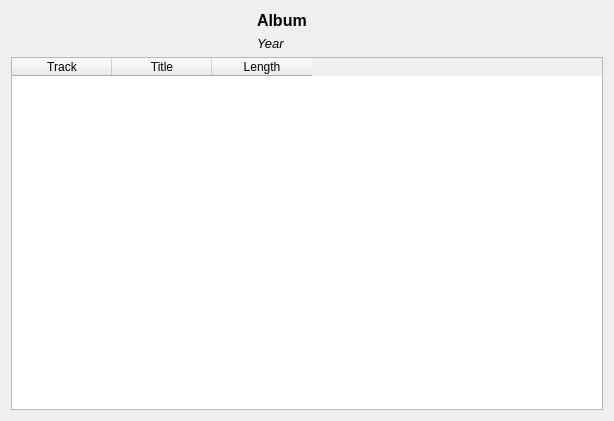
<ui version="4.0" >
 <class>trackListDlgUI</class>
 <widget class="QWidget" name="trackListDlgUI" >
  <property name="geometry" >
   <rect>
    <x>0</x>
    <y>0</y>
    <width>614</width>
    <height>421</height>
   </rect>
  </property>
  <property name="minimumSize" >
   <size>
    <width>600</width>
    <height>400</height>
   </size>
  </property>
  <property name="windowTitle" >
   <string>KsCD - TrackList</string>
  </property>
  <property name="autoFillBackground" >
   <bool>false</bool>
  </property>
  <layout class="QVBoxLayout" name="verticalLayout_2" >
   <item>
    <layout class="QHBoxLayout" name="horizontalLayout_2" >
     <item>
      <layout class="QHBoxLayout" name="horizontalLayout" >
       <item>
        <spacer name="horizontalSpacer" >
         <property name="orientation" >
          <enum>Qt::Horizontal</enum>
         </property>
         <property name="sizeHint" stdset="0" >
          <size>
           <width>88</width>
           <height>20</height>
          </size>
         </property>
        </spacer>
       </item>
       <item>
        <layout class="QVBoxLayout" name="verticalLayout" >
         <item>
          <widget class="QLabel" name="albumLbl" >
           <property name="text" >
            <string>&lt;html>&lt;head>&lt;meta name="qrichtext" content="1" />&lt;style type="text/css">
p, li { white-space: pre-wrap; }
&lt;/style>&lt;/head>&lt;body style=" font-family:'Sans Serif'; font-size:10pt; font-weight:400; font-style:normal;">
&lt;p style=" margin-top:0px; margin-bottom:0px; margin-left:0px; margin-right:0px; -qt-block-indent:0; text-indent:0px;">&lt;span style=" font-size:12pt; font-weight:600;">Album&lt;/span>&lt;/p>&lt;/body>&lt;/html></string>
           </property>
          </widget>
         </item>
         <item>
          <widget class="QLabel" name="yearLbl" >
           <property name="text" >
            <string>&lt;html>&lt;head>&lt;meta name="qrichtext" content="1" />&lt;style type="text/css">
p, li { white-space: pre-wrap; }
&lt;/style>&lt;/head>&lt;body style=" font-family:'Sans Serif'; font-size:10pt; font-weight:400; font-style:normal;">
&lt;p style=" margin-top:0px; margin-bottom:0px; margin-left:0px; margin-right:0px; -qt-block-indent:0; text-indent:0px;">&lt;span style=" font-style:italic;">Year&lt;/span>&lt;/p>&lt;/body>&lt;/html></string>
           </property>
          </widget>
         </item>
        </layout>
       </item>
      </layout>
     </item>
     <item>
      <spacer name="horizontalSpacer_2" >
       <property name="orientation" >
        <enum>Qt::Horizontal</enum>
       </property>
       <property name="sizeHint" stdset="0" >
        <size>
         <width>288</width>
         <height>20</height>
        </size>
       </property>
      </spacer>
     </item>
    </layout>
   </item>
   <item>
    <widget class="QTableWidget" name="trackTable" >
     <property name="lineWidth" >
      <number>1</number>
     </property>
     <property name="editTriggers" >
      <set>QAbstractItemView::NoEditTriggers</set>
     </property>
     <property name="alternatingRowColors" >
      <bool>true</bool>
     </property>
     <property name="selectionMode" >
      <enum>QAbstractItemView::SingleSelection</enum>
     </property>
     <property name="selectionBehavior" >
      <enum>QAbstractItemView::SelectRows</enum>
     </property>
     <property name="showGrid" >
      <bool>false</bool>
     </property>
     <column>
      <property name="text" >
       <string>Track</string>
      </property>
     </column>
     <column>
      <property name="text" >
       <string>Title</string>
      </property>
     </column>
     <column>
      <property name="text" >
       <string>Length</string>
      </property>
     </column>
    </widget>
   </item>
  </layout>
 </widget>
 <resources/>
 <connections/>
</ui>
